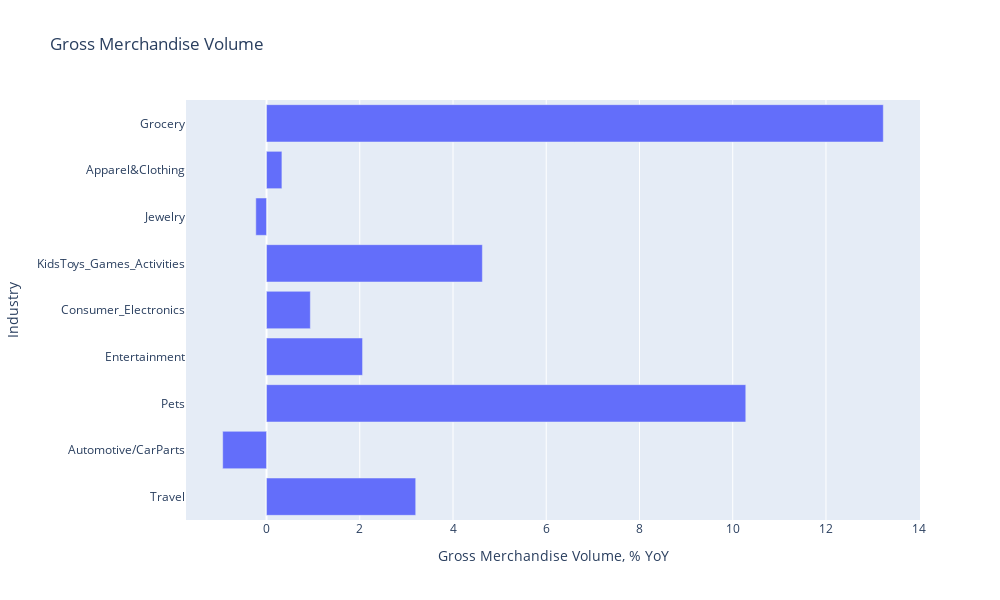

The notebook cell saved with this chart:
### Code cell
bar_go = go.Bar(x = df['Last2Weeks_GMV_YoY, %'], y = df['Industry'], name='Average Tip (%)',orientation='h')
fig = go.Figure(
    data=[bar_go],
    layout=go.Layout(width=1000, height=600, title='Gross Merchandise Volume', 
                     xaxis_title='Gross Merchandise Volume, % YoY', yaxis_title='Industry'))
fig.show()

### Figure 1 — Plotly figure (JSON) as saved in the notebook; plotly's stock layout.template omitted (floating-point values rounded to 4 significant figures)
{"data": [{"name": "Average Tip (%)", "orientation": "h", "type": "bar", "x": [3.2, -0.94, 10.28, 2.06, 0.94, 4.63, -0.23, 0.33, 13.23], "y": ["Travel", "Automotive/CarParts", "Pets", "Entertainment", "Consumer_Electronics", "KidsToys_Games_Activities", "Jewelry", "Apparel&Clothing", "Grocery"]}], "layout": {"height": 600, "title": {"text": "Gross Merchandise Volume"}, "width": 1000, "xaxis": {"title": {"text": "Gross Merchandise Volume, % YoY"}}, "yaxis": {"title": {"text": "Industry"}}}}
